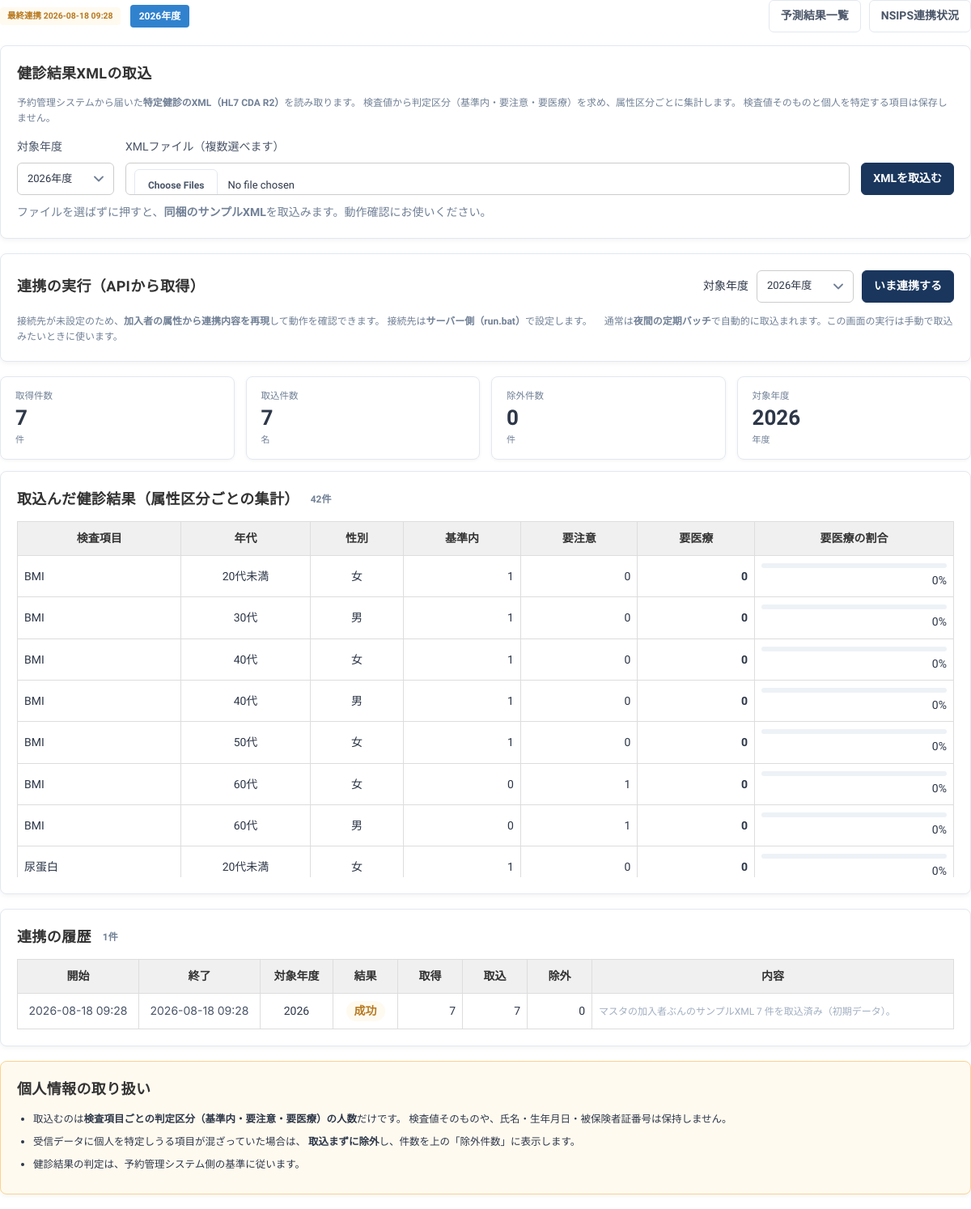
Screenshot of /risk/kenshin (signed in) with the database file from the repository.
### tables this page shows
CREATE TABLE kenshin_sync (
  id          INTEGER PRIMARY KEY AUTOINCREMENT,
  kenpo_id    INTEGER NOT NULL REFERENCES kenpo(id),
  started_at  TEXT NOT NULL DEFAULT (datetime('now','localtime')),
  finished_at TEXT,
  status      TEXT NOT NULL DEFAULT 'running',  -- running / ok / error
  fiscal_year TEXT,                             -- 対象年度
  fetched     INTEGER NOT NULL DEFAULT 0,
  imported    INTEGER NOT NULL DEFAULT 0,
  excluded    INTEGER NOT NULL DEFAULT 0,       -- 個人識別項目を検知して除外した件数
  message     TEXT,
  actor       TEXT
);

CREATE TABLE kenshin_record (
  id        INTEGER PRIMARY KEY AUTOINCREMENT,
  sync_id   INTEGER NOT NULL REFERENCES kenshin_sync(id),
  kenpo_id  INTEGER NOT NULL REFERENCES kenpo(id),
  age_band  TEXT NOT NULL,
  sex       TEXT NOT NULL,
  item      TEXT NOT NULL,          -- 血圧 / 血糖 / 脂質 / 肝機能 / BMI / 尿蛋白
  normal    INTEGER NOT NULL DEFAULT 0,   -- 基準内
  caution   INTEGER NOT NULL DEFAULT 0,   -- 要注意
  medical   INTEGER NOT NULL DEFAULT 0    -- 要医療
);

### app.py (the view)
@app.route("/risk/kenshin")
@login_required
def risk_kenshin():
    db, acc = get_db(), current_account()
    kid = risk_kenpo_id(acc)
    syncs = db.execute("SELECT * FROM kenshin_sync WHERE kenpo_id=?"
                       " ORDER BY id DESC LIMIT 50", (kid,)).fetchall()
    latest = syncs[0] if syncs else None
    recs = []
    if latest and latest["status"] == "ok":
        recs = db.execute("SELECT * FROM kenshin_record WHERE sync_id=?"
                          " ORDER BY item, age_band, sex", (latest["id"],)).fetchall()
    return render_template("risk_kenshin.html", syncs=syncs, latest=latest, recs=recs,
                           endpoint=risk_setting("kenshin_endpoint"),
                           years=[str(y) for y in range(datetime.now().year,
                                                        datetime.now().year - 3, -1)])

### app.py (called while the page is built, shortened)
def feature_na(key, role_key):
    return role_key in FEATURE_NA_ROLES.get(key, ())

def get_db():
    if "db" not in g:
        g.db = sqlite3.connect(DB_PATH)
        g.db.row_factory = sqlite3.Row
        g.db.execute("PRAGMA foreign_keys = ON")
    return g.db

def asset_ver(name="app.css"):
    try:
        return str(int(os.path.getmtime(os.path.join(BASE_DIR, "static", name))))
    except OSError:
        return "0"

@app.context_processor
def inject_asset_ver():
    return {"ASSET_V": asset_ver()}

def real_account():
    aid = session.get("account_id")
    if not aid:
        return None
    if "real_acc" not in g:
        g.real_acc = get_db().execute(
            "SELECT * FROM account WHERE id=? AND status='active'", (aid,)).fetchone()
    return g.real_acc

def support_kenpo():
    kid = session.get("support_kenpo_id")
    if not kid:
        return None

def current_account():
    me = real_account()
    if not me:
        return None
    if "acc" not in g:
        kenpo = support_kenpo()
        if kenpo:
            acc = dict(me)
            acc.update(role="kenpo_user", view_scope="kenpo_all", kenpo_id=kenpo["id"],
                       company_id=None, is_primary=0, can_download=me["can_download"],
                       name=f"{me['name']}（サポート）", support=True,
                       support_kenpo=kenpo["name"])
            g.acc = acc
        else:
            g.acc = me
    return g.acc

def sub_role(acc):
    if not acc:
        return ""
    try:
        v = acc["sub_role"]
    except (KeyError, IndexError):
        return ""
    return (v or "") if v in SUB_ROLE_LABELS else ""

def is_doctor(acc=None):
    return sub_role(acc if acc is not None else current_account()) == "doctor"

def role_key(acc=None):
    acc = acc if acc is not None else current_account()
    if not acc:
        return ""
    s = sub_role(acc)
    return acc["role"] + ("/" + s if s else "")

def feature_overrides():
    if "features" not in g:
        try:
            g.features = {(r["role_key"], r["feature"]): bool(r["allowed"])
                          for r in get_db().execute(
                              "SELECT role_key, feature, allowed FROM role_feature")}
        except sqlite3.Error:
            g.features = {}
    return g.features

def login_required(fn):
    @wraps(fn)
    def wrapper(*a, **kw):
        if not current_account():
            return redirect(url_for("login", next=request.path))
        return fn(*a, **kw)
    return wrapper

### templates/risk_kenshin.html (shortened to what this page needs)
{% extends LAYOUT %}{% block body %}
<div class="link-bar">
  <div class="link-bar-info">
    {% if latest %}
    <span class="st {{ 'st-invited' if latest.status == 'ok' else 'st-disabled' }}">
      最終連携 {{ (latest.finished_at or latest.started_at)[:16] }}</span>
    <span class="dest-now ok">{{ latest.fiscal_year }}年度</span>
    {% else %}
    <span class="st st-disabled">まだ連携していません</span>
    {% endif %}
  </div>
  <div class="actions">
    <a class="btn-sm" href="{{ url_for('risk_list') }}" style="text-decoration:none">予測結果一覧</a>
    <a class="btn-sm" href="{{ url_for('risk_nsips') }}" style="text-decoration:none">NSIPS連携状況</a>
  </div>
</div>
<div class="block">
  <div class="blk-head">
    <div class="blk-head-left"><h2>健診結果XMLの取込</h2></div>
  </div>
  <p class="note" style="margin-bottom:14px;">
    予約管理システムから届いた<b>特定健診のXML（HL7 CDA R2）</b>を読み取ります。
    検査値から判定区分（基準内・要注意・要医療）を求め、属性区分ごとに集計します。
    検査値そのものと個人を特定する項目は保存しません。</p>
  <form method="post" action="{{ url_for('risk_kenshin_xml') }}"
        enctype="multipart/form-data" class="search-row" style="margin:0">
    <div class="search-group"><label for="fy2">対象年度</label>
      <select id="fy2" name="fiscal_year" style="width:120px">
        {% for y in years %}<option value="{{ y }}">{{ y }}年度</option>{% endfor %}
      </select></div>
    <div class="search-group" style="flex:1;min-width:280px">
      <label for="files">XMLファイル（複数選べます）</label>
      <input type="file" id="files" name="files" accept=".xml" multiple style="width:100%"></div>
    <button class="btn-sm primary">XMLを取込む</button>
  </form>
  <p class="fld-help" style="margin-top:10px;">
    ファイルを選ばずに押すと、<b>同梱のサンプルXML</b>を取込みます。動作確認にお使いください。</p>
</div>
<div class="block">
  <div class="blk-head">
    <div class="blk-head-left"><h2>連携の実行（APIから取得）</h2></div>
    <div class="actions">
      <form method="post" action="{{ url_for('risk_kenshin_sync') }}"
            style="display:flex;gap:10px;align-items:center;margin:0">
        <label class="fld-label" style="margin:0;">対象年度</label>
        <select name="fiscal_year" class="w-s" style="width:120px">
          {% for y in years %}<option value="{{ y }}">{{ y }}年度</option>{% endfor %}
        </select>
        <button class="btn-sm primary">いま連携する</button>
      </form>
    </div>
  </div>
  <p class="note" style="margin:0;">
    {% if endpoint %}接続先：<b>{{ endpoint }}</b>
    {% else %}接続先が未設定のため、<b>加入者の属性から連携内容を再現</b>して動作を確認できます。
    接続先は<b>サーバー側（run.bat）</b>で設定します。{% endif %}
    　通常は<b>夜間の定期バッチ</b>で自動的に取込まれます。この画面の実行は手動で取込みたいときに使います。
  </p>
</div>
{% if latest and latest.status == 'ok' %}
<div class="rk-row">
  <div class="rk-box"><span class="rk-label">取得件数</span>
    <span class="rk-value">{{ '{:,}'.format(latest.fetched) }}</span><span class="rk-unit">件</span></div>
  <div class="rk-box"><span class="rk-label">取込件数</span>
    <span class="rk-value">{{ '{:,}'.format(latest.imported) }}</span><span class="rk-unit">名</span></div>
  <div class="rk-box"><span class="rk-label">除外件数</span>
    <span class="rk-value {{ 'risk-高' if latest.excluded else '' }}">{{ latest.excluded }}</span>
    <span class="rk-unit">件</span></div>
  <div class="rk-box"><span class="rk-label">対象年度</span>
    <span class="rk-value">{{ latest.fiscal_year }}</span><span class="rk-unit">年度</span></div>
</div>
<div class="block">
  <div class="blk-head">
    <div class="blk-head-left">
      <h2>取込んだ健診結果（属性区分ごとの集計）</h2>
      <span class="count">{{ recs|length }}件</span>
    </div>
  </div>
  {% if recs %}
  <div class="table-scroll" style="max-height:440px;overflow-y:auto">
  <table class="result-table" style="table-layout:auto">
    <thead><tr>
      <th class="tl" style="width:140px">検査項目</th>
      <th style="width:110px">年代</th>
      <th style="width:80px">性別</th>
      <th style="width:100px">基準内</th>
      <th style="width:100px">要注意</th>
      <th style="width:100px">要医療</th>
      <th style="width:170px">要医療の割合</th>
    </tr></thead>
    <tbody>
    {% for r in recs %}
    {% set total = r.normal + r.caution + r.medical %}
    <tr class="ls-row">
      <td class="tl">{{ r.item }}</td>
      <td>{{ r.age_band }}</td>
      <td>{{ r.sex }}</td>
      <td class="num">{{ r.normal }}</td>
      <td class="num">{{ r.caution }}</td>
      <td class="num"><b>{{ r.medical }}</b></td>
      <td class="num">
        {% set pct = (r.medical / total * 100) if total else 0 %}
        <span class="score-bar"><span class="score-fill" style="width:{{ pct }}%"></span></span>
        {{ '%.0f'|format(pct) }}%</td>
    </tr>
    {% endfor %}
    </tbody>
  </table>
  </div>
  {% else %}<div class="empty-box">取込んだ結果がありません。</div>{% endif %}
</div>
{% endif %}
<div class="block">
  <div class="blk-head">
    <div class="blk-head-left"><h2>連携の履歴</h2><span class="count">{{ syncs|length }}件</span></div>
  </div>
  {% if syncs %}
  <div class="table-scroll" style="max-height:300px;overflow-y:auto">
  <table class="result-table" style="table-layout:auto">
    <thead><tr>
      <th style="width:150px">開始</th>
      <th style="width:150px">終了</th>
      <th style="width:90px">対象年度</th>
      <th style="width:80px">結果</th>
      <th style="width:80px">取得</th>
      <th style="width:80px">取込</th>
      <th style="width:80px">除外</th>
      <th class="tl">内容</th>
    </tr></thead>
    <tbody>
    {% for r in syncs %}
    <tr class="ls-row">
      <td class="code">{{ r.started_at[:16] }}</td>
      <td class="code">{{ (r.finished_at or '—')[:16] }}</td>
      <td>{{ r.fiscal_year }}</td>
      <td><span class="st {{ 'st-invited' if r.status == 'ok' else 'st-disabled' }}">
        {{ '成功' if r.status == 'ok' else ('実行中' if r.status == 'running' else 'エラー') }}</span></td>
      <td class="num">{{ r.fetched }}</td>
      <td class="num">{{ r.imported }}</td>
      <td class="num">{{ r.excluded }}</td>
      <td class="tl"><span class="hint">{{ r.message or '' }}</span></td>
    </tr>
    {% endfor %}
    </tbody>
  </table>
  </div>
  {% else %}<div class="empty-box">まだ連携していません。</div>{% endif %}
</div>
<div class="block note-card">
  <h2>個人情報の取り扱い</h2>
  <ul class="note-list">
    <li>取込むのは<b>検査項目ごとの判定区分（基準内・要注意・要医療）の人数</b>だけです。
      検査値そのものや、氏名・生年月日・被保険者証番号は保持しません。</li>
    <li>受信データに個人を特定しうる項目が混ざっていた場合は、
      <b>取込まずに除外</b>し、件数を上の「除外件数」に表示します。</li>
    <li>健診結果の判定は、予約管理システム側の基準に従います。</li>
  </ul>
</div>
{% endblock %}

### templates/frag_base.html (style rules this page uses)
body { margin:0;background:transparent }

### rows the page displays
kenshin_sync: finished_at "2026-08-18 09:28", fiscal_year "2026", fetched "7", imported "7", excluded "0", started_at "2026-08-18 09:28", status "成功", message "マスタの加入者ぶんのサンプルXML 7 件を取込済み（初期データ）。"
kenshin_record: item "BMI", age_band "20代未満", sex "女", normal "1", caution "0", medical "0", pct "0"
kenshin_record: item "BMI", age_band "30代", sex "男", normal "1", caution "0", medical "0", pct "0"
kenshin_record: item "BMI", age_band "40代", sex "女", normal "1", caution "0", medical "0", pct "0"
kenshin_record: item "BMI", age_band "40代", sex "男", normal "1", caution "0", medical "0", pct "0"
kenshin_record: item "BMI", age_band "50代", sex "女", normal "1", caution "0", medical "0", pct "0"
kenshin_record: item "BMI", age_band "60代", sex "女", normal "0", caution "1", medical "0", pct "0"
kenshin_record: item "BMI", age_band "60代", sex "男", normal "0", caution "1", medical "0", pct "0"
kenshin_record: item "尿蛋白", age_band "20代未満", sex "女", normal "1", caution "0", medical "0", pct "0"

### other values shown
{{ recs|length }} "42"
{{ syncs|length }} "1"
form field fiscal_year "2026年度"
